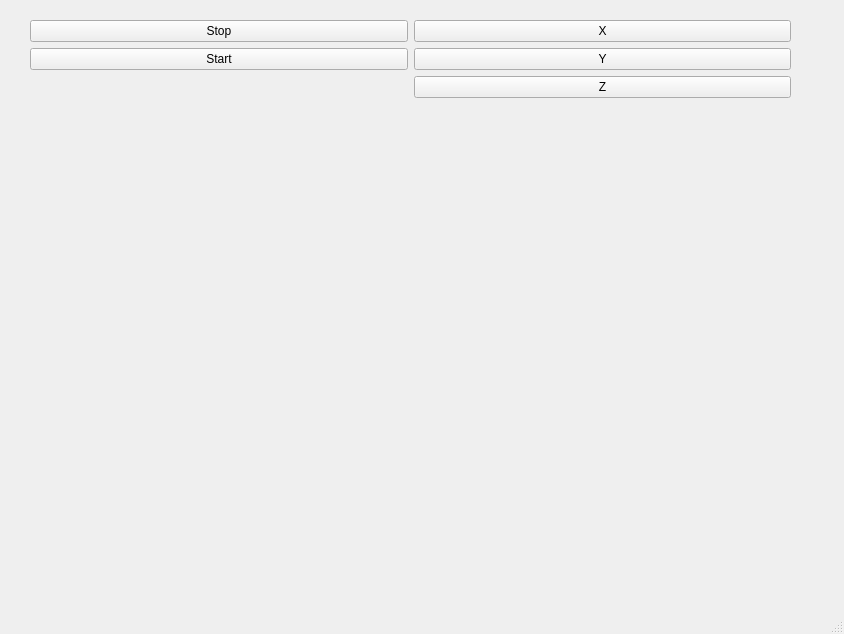
<?xml version="1.0" encoding="UTF-8"?>
<ui version="4.0">
 <class>MainWindow</class>
 <widget class="QMainWindow" name="MainWindow">
  <property name="geometry">
   <rect>
    <x>0</x>
    <y>0</y>
    <width>844</width>
    <height>634</height>
   </rect>
  </property>
  <property name="windowTitle">
   <string>ARINC RDSA</string>
  </property>
  <widget class="QWidget" name="centralwidget">
   <widget class="QWidget" name="gridLayoutWidget">
    <property name="geometry">
     <rect>
      <x>20</x>
      <y>10</y>
      <width>781</width>
      <height>551</height>
     </rect>
    </property>
    <layout class="QGridLayout" name="gridLayout">
     <property name="leftMargin">
      <number>10</number>
     </property>
     <property name="topMargin">
      <number>10</number>
     </property>
     <property name="rightMargin">
      <number>10</number>
     </property>
     <property name="bottomMargin">
      <number>10</number>
     </property>
     <item row="0" column="0">
      <widget class="QPushButton" name="pushButton_2">
       <property name="text">
        <string>Stop</string>
       </property>
      </widget>
     </item>
     <item row="3" column="1">
      <widget class="QWidget" name="widget_2" native="true"/>
     </item>
     <item row="1" column="0">
      <widget class="QPushButton" name="pushButton">
       <property name="text">
        <string>Start</string>
       </property>
      </widget>
     </item>
     <item row="3" column="0">
      <widget class="QWidget" name="widget" native="true"/>
     </item>
     <item row="0" column="1">
      <widget class="QPushButton" name="pushButton_3">
       <property name="text">
        <string>X</string>
       </property>
      </widget>
     </item>
     <item row="1" column="1">
      <widget class="QPushButton" name="pushButton_4">
       <property name="text">
        <string>Y</string>
       </property>
      </widget>
     </item>
     <item row="2" column="1">
      <widget class="QPushButton" name="pushButton_5">
       <property name="text">
        <string>Z</string>
       </property>
      </widget>
     </item>
    </layout>
   </widget>
  </widget>
  <widget class="QMenuBar" name="menubar">
   <property name="geometry">
    <rect>
     <x>0</x>
     <y>0</y>
     <width>844</width>
     <height>25</height>
    </rect>
   </property>
  </widget>
  <widget class="QStatusBar" name="statusbar"/>
 </widget>
 <resources/>
 <connections/>
</ui>
